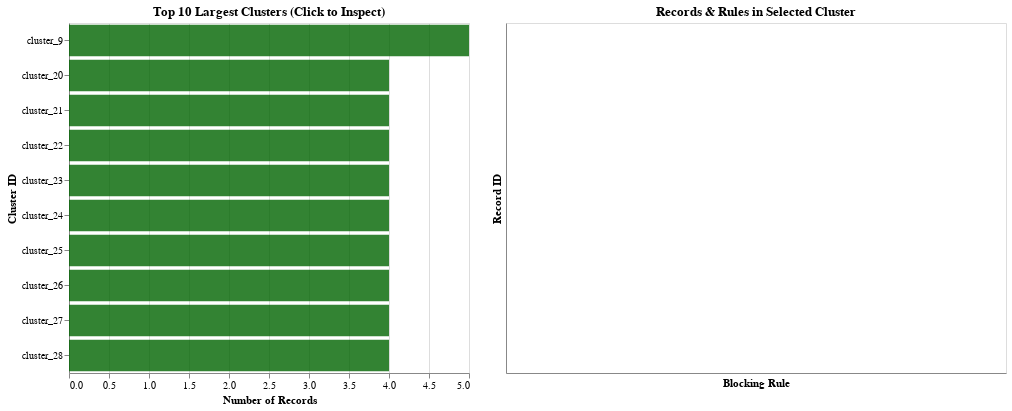

Write notebook code for a chart like this one.
### Code cell
# FIXED: Create beautiful cluster visualizations without Altair errors
print("🎨 Creating Beautiful Cluster Visualizations (Fixed Version)...")
print("=" * 60)

# Check what data we have available
print("🔍 Available data:")
if 'clusters_df' in locals() and clusters_df is not None:
    print(f"  ✅ clusters_df: {len(clusters_df)} records")
if 'pairs_df' in locals() and pairs_df is not None:
    print(f"  ✅ pairs_df: {len(pairs_df)} records")
if 'stats_df' in locals() and stats_df is not None:
    print(f"  ✅ stats_df: {len(stats_df)} records")

# Create comprehensive visualizations
if 'clusters_df' in locals() and clusters_df is not None and not clusters_df.empty:
    
    # 1. Cluster Size Distribution (Fixed)
    print("\\n📊 Creating Cluster Size Distribution...")
    
    cluster_sizes = clusters_df.groupby('ClusterID').size().reset_index(name='Size')
    
    # Simple and effective cluster size chart
    cluster_size_chart = (
        alt.Chart(cluster_sizes)
        .mark_bar(color='steelblue', opacity=0.8)
        .encode(
            x=alt.X('Size:O', title='Cluster Size (Number of Records)', axis=alt.Axis(labelAngle=0)),
            y=alt.Y('count():Q', title='Number of Clusters'),
            color=alt.Color('count():Q', scale=alt.Scale(scheme='blues'), legend=None),
            tooltip=['Size:O', 'count():Q']
        )
        .properties(
            title={
                "text": "Distribution of Cluster Sizes",
                "subtitle": f"Total Clusters: {len(cluster_sizes)}, Total Records: {len(clusters_df)}",
                "fontSize": 16,
                "subtitleFontSize": 12
            },
            width=500,
            height=350
        )
        .configure_axis(
            labelFontSize=12,
            titleFontSize=14
        )
        .configure_title(
            anchor='start'
        )
    )
    
    print("📊 Cluster Size Distribution Chart:")
    cluster_size_chart
    
    # 2. Top 10 Largest Clusters
    print("\\n🏆 Creating Top 10 Largest Clusters Chart...")
    
    top_clusters = cluster_sizes.nlargest(10, 'Size')
    
    top_clusters_chart = (
        alt.Chart(top_clusters)
        .mark_bar(color='darkgreen', opacity=0.8)
        .encode(
            x=alt.X('Size:Q', title='Number of Records'),
            y=alt.Y('ClusterID:N', title='Cluster ID', sort='-x'),
            color=alt.Color('Size:Q', scale=alt.Scale(scheme='greens'), legend=None),
            tooltip=['ClusterID:N', 'Size:Q']
        )
        .properties(
            title={
                "text": "Top 10 Largest Clusters",
                "subtitle": f"Showing clusters with most similar records",
                "fontSize": 16,
                "subtitleFontSize": 12
            },
            width=600,
            height=400
        )
        .configure_axis(
            labelFontSize=12,
            titleFontSize=14
        )
        .configure_title(
            anchor='start'
        )
    )
    
    print("🏆 Top 10 Largest Clusters Chart:")
    top_clusters_chart
    
    # 3. Cluster Network Visualization
    print("\\n🕸️ Creating Cluster Network Visualization...")
    
    # Create network data showing connections within clusters
    network_data = []
    for cluster_id in clusters_df['ClusterID'].unique():
        cluster_records = clusters_df[clusters_df['ClusterID'] == cluster_id]['RecordID'].tolist()
        cluster_size = len(cluster_records)
        
        # Create connections between all records in the cluster
        for i, record1 in enumerate(cluster_records):
            for j, record2 in enumerate(cluster_records[i+1:], i+1):
                network_data.append({
                    'ClusterID': cluster_id,
                    'Record1': record1,
                    'Record2': record2,
                    'ClusterSize': cluster_size
                })
    
    if network_data:
        network_df = pd.DataFrame(network_data)
        
        network_chart = (
            alt.Chart(network_df)
            .mark_circle(size=100, opacity=0.7)
            .encode(
                x=alt.X('Record1:O', title='Record ID 1'),
                y=alt.Y('Record2:O', title='Record ID 2'),
                color=alt.Color('ClusterSize:O', scale=alt.Scale(scheme='category20'), 
                              title='Cluster Size'),
                size=alt.Size('ClusterSize:O', scale=alt.Scale(range=[50, 200]), legend=None),
                tooltip=['ClusterID:N', 'Record1:O', 'Record2:O', 'ClusterSize:O']
            )
            .properties(
                title={
                    "text": "Cluster Network - Record Connections",
                    "subtitle": f"Each point represents a connection between two records in the same cluster",
                    "fontSize": 16,
                    "subtitleFontSize": 12
                },
                width=600,
                height=500
            )
            .configure_axis(
                labelFontSize=10,
                titleFontSize=12
            )
            .configure_title(
                anchor='start'
            )
        )
        
        print("🕸️ Cluster Network Visualization:")
        network_chart
    
    # 4. Summary Statistics
    print("\\n📈 Cluster Analysis Summary:")
    print(f"  • Total Clusters: {len(cluster_sizes)}")
    print(f"  • Total Records in Clusters: {len(clusters_df)}")
    print(f"  • Average Cluster Size: {cluster_sizes['Size'].mean():.1f} records")
    print(f"  • Largest Cluster: {cluster_sizes['Size'].max()} records")
    print(f"  • Smallest Cluster: {cluster_sizes['Size'].min()} records")
    
    # Show top 5 clusters
    print(f"\\n🏆 Top 5 Largest Clusters:")
    for i, (_, row) in enumerate(top_clusters.head(5).iterrows()):
        print(f"  {i+1}. {row['ClusterID']}: {row['Size']} records")
    
    
    
else:
    print("❌ No cluster data available for visualization")
    
import pandas as pd
import altair as alt

print("🎨 Interactive Cluster Visualizations (Fixed Drill-Down)...")
print("=" * 60)

if 'clusters_df' in locals() and clusters_df is not None and not clusters_df.empty and 'pairs_df' in locals() and pairs_df is not None:

    # --- Prepare cluster sizes ---
    cluster_sizes = clusters_df.groupby('ClusterID').size().reset_index(name='Size')
    top_clusters = cluster_sizes.nlargest(10, 'Size')

    # --- Expand RulesUsed ---
    def expand_rules(df, id_col):
        out = df[[id_col, "RulesUsed"]].copy()
        out["RulesUsed"] = out["RulesUsed"].apply(
            lambda x: x if isinstance(x, list) else str(x).split(",")
        )
        return out.explode("RulesUsed").rename(columns={id_col: "RecordID", "RulesUsed": "Rule"})

    id1, id2 = "RecordID1", "RecordID2"
    pairs_long = pd.concat([
        expand_rules(pairs_df, id1),
        expand_rules(pairs_df, id2)
    ]).drop_duplicates()

    merged = pairs_long.merge(clusters_df, on="RecordID", how="left")

    # --- Selection ---
    cluster_select = alt.selection_single(fields=['ClusterID'], empty="none")

    # --- Chart 1: Top 10 Largest Clusters ---
    top_clusters_chart = (
        alt.Chart(top_clusters)
        .mark_bar(opacity=0.8)
        .encode(
            x=alt.X('Size:Q', title='Number of Records'),
            y=alt.Y('ClusterID:N', title='Cluster ID', sort='-x'),
            tooltip=['ClusterID:N', 'Size:Q'],
            color=alt.condition(cluster_select, alt.value("orange"), alt.value("darkgreen"))
        )
        .properties(
            title="Top 10 Largest Clusters (Click to Inspect)",
            width=400,
            height=350
        )
        .add_selection(cluster_select)
    )

    # --- Chart 2: Drill-down Records with RulesUsed ---
    cluster_records_chart = (
        alt.Chart(merged)
        .mark_bar()
        .encode(
            x=alt.X('Rule:N', title='Blocking Rule'),
            y=alt.Y('RecordID:N', title='Record ID'),
            color=alt.Color('ClusterID:N', legend=None),
            tooltip=['ClusterID:N', 'RecordID:N', 'Rule:N']
        )
        .transform_filter(cluster_select)
        .properties(
            title="Records & Rules in Selected Cluster",
            width=500,
            height=350
        )
    )

    # --- Dashboard ---
    interactive_dashboard = top_clusters_chart | cluster_records_chart
    display(interactive_dashboard)

else:
    print("❌ clusters_df or pairs_df not available for visualization")

### Figure 1 — Vega-Lite specification as saved in the notebook (floating-point values rounded to 4 significant figures; data arrays with more than 128 entries replaced by an {"elided": "..."} marker saying what was removed)
{"config": {"view": {"continuousWidth": 300, "continuousHeight": 300}}, "hconcat": [{"data": {"name": "data-831cec4e3459f967e85c50a73f7c3072"}, "mark": {"type": "bar", "opacity": 0.8}, "encoding": {"color": {"condition": {"param": "param_4", "value": "orange", "empty": false}, "value": "darkgreen"}, "tooltip": [{"field": "ClusterID", "type": "nominal"}, {"field": "Size", "type": "quantitative"}], "x": {"field": "Size", "title": "Number of Records", "type": "quantitative"}, "y": {"field": "ClusterID", "sort": "-x", "title": "Cluster ID", "type": "nominal"}}, "height": 350, "name": "view_2", "title": "Top 10 Largest Clusters (Click to Inspect)", "width": 400}, {"data": {"name": "data-744d8b7582c9e226ea6f8fedb14075a4"}, "mark": {"type": "bar"}, "encoding": {"color": {"field": "ClusterID", "legend": null, "type": "nominal"}, "tooltip": [{"field": "ClusterID", "type": "nominal"}, {"field": "RecordID", "type": "nominal"}, {"field": "Rule", "type": "nominal"}], "x": {"field": "Rule", "title": "Blocking Rule", "type": "nominal"}, "y": {"field": "RecordID", "title": "Record ID", "type": "nominal"}}, "height": 350, "title": "Records & Rules in Selected Cluster", "transform": [{"filter": {"param": "param_4", "empty": false}}], "width": 500}], "params": [{"name": "param_4", "select": {"type": "point", "fields": ["ClusterID"]}, "views": ["view_2"]}], "$schema": "https://vega.github.io/schema/vega-lite/v5.20.1.json", "datasets": {"data-831cec4e3459f967e85c50a73f7c3072": [{"ClusterID": "cluster_9", "Size": 5}, {"ClusterID": "cluster_20", "Size": 4}, {"ClusterID": "cluster_21", "Size": 4}, {"ClusterID": "cluster_22", "Size": 4}, {"ClusterID": "cluster_23", "Size": 4}, {"ClusterID": "cluster_24", "Size": 4}, {"ClusterID": "cluster_25", "Size": 4}, {"ClusterID": "cluster_26", "Size": 4}, {"ClusterID": "cluster_27", "Size": 4}, {"ClusterID": "cluster_28", "Size": 4}], "data-744d8b7582c9e226ea6f8fedb14075a4": {"elided": "266 records"}}}
